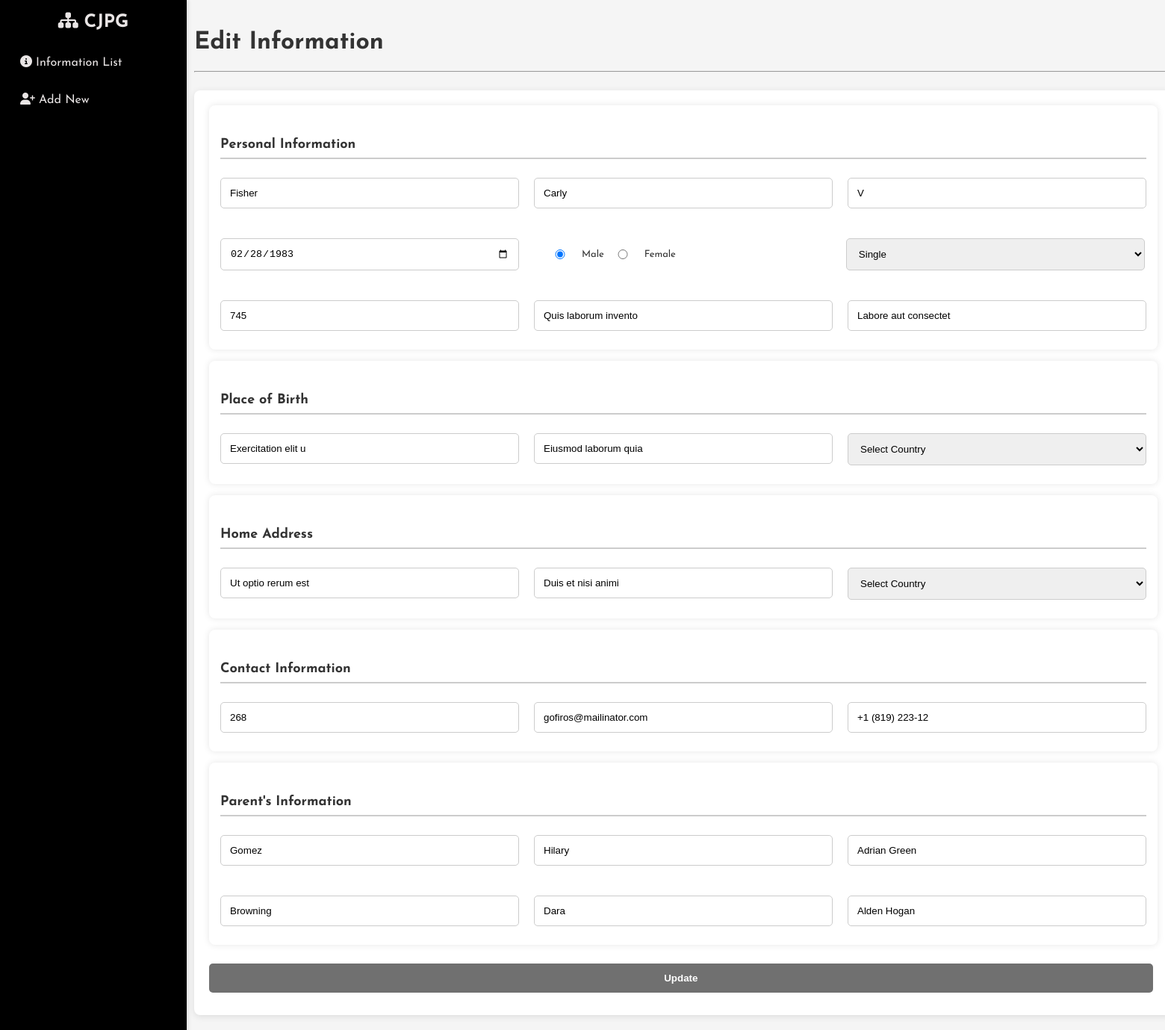
Page /edit.php?id=2 on the committed database.
### tables this page shows
CREATE TABLE `personal_data` (
  `id` int(11) NOT NULL,
  `last_name` varchar(50) DEFAULT NULL,
  `first_name` varchar(50) DEFAULT NULL,
  `middle_initial` char(1) DEFAULT NULL,
  `date_of_birth` date DEFAULT NULL,
  `gender` enum('Male','Female') DEFAULT NULL,
  `civil_status` enum('Single','Married','Widowed','Legally Separated','Others') DEFAULT NULL,
  `other_civil_status` varchar(50) DEFAULT NULL,
  `tax_identification_number` varchar(15) DEFAULT NULL,
  `nationality` varchar(50) DEFAULT NULL,
  `religion` varchar(50) DEFAULT NULL,
  `place_of_birth_rm_flr_unit` varchar(50) DEFAULT NULL,
  `place_of_birth_house_lot_blk` varchar(50) DEFAULT NULL,
  `place_of_birth_street_name` varchar(100) DEFAULT NULL,
  `place_of_birth_subdivision` varchar(100) DEFAULT NULL,
  `place_of_birth_barangay` varchar(100) DEFAULT NULL,
  `place_of_birth_city` varchar(100) DEFAULT NULL,
  `place_of_birth_province` varchar(100) DEFAULT NULL,
  `place_of_birth_country` enum('Afghanistan','Albania','Algeria','Andorra','Angola','Antigua and Barbuda','Argentina','Armenia','Australia','Austria','Azerbaijan','Bahamas','Bahrain','Bangladesh','Barbados','Belarus','Belgium','Belize','Benin','Bhutan','Bolivia','Bosnia and Herzegovina','Botswana','Brazil','Brunei','Bulgaria','Burkina Faso','Burundi','Cambodia','Cameroon','Canada','Central African Republic','Chad','Chile','China','Colombia','Comoros','Congo','Costa Rica','Côte d''Ivoire','Croatia','Cuba','Cyprus','Czech Republic','Denmark','Djibouti','Dominica','Dominican Republic','Ecuador','Egypt','El Salvador','Equatorial Guinea','Eritrea','Estonia','Ethiopia','Fiji','Finland','France','Gabon','Gambia','Georgia','Germany','Ghana','Greece','Grenada','Guatemala','Guinea','Guinea-Bissau','Guyana','Haiti','Honduras','Hungary','Iceland','India','Indonesia','Iran','Iraq','Ireland','Israel','Italy','Jamaica','Japan','Jordan','Kazakhstan','Kenya','Kiribati','North Korea','South Korea','Kosovo','Kuwait','Kyrgyzstan','Laos','Latvia','Lebanon','Lesotho','Liberia','Libya','Lithuania','Luxembourg','Macedonia','Madagascar','Malawi','Malaysia','Maldives','Mali','Malta','Marshall Islands','Mauritania','Mauritius','Mexico','Micronesia','Moldova','Monaco','Mongolia','Montenegro','Morocco','Mozambique','Myanmar','Namibia','Nauru','Nepal','Netherlands','New Zealand','Nicaragua','Niger','Nigeria','Norway','Oman','Pakistan','Palau','Panama','Papua New Guinea','Paraguay','Peru','Philippines','Poland','Portugal','Qatar','Romania','Russia','Rwanda','Saint Kitts and Nevis','Saint Lucia','Saint Vincent and the Grenadines','Samoa','San Marino','Sao Tome and Principe','Saudi Arabia','Senegal','Serbia','Seychelles','Sierra Leone','Singapore','Sint Maarten','Slovakia','Slovenia','Solomon Islands','Somalia','South Africa','South Sudan','Spain','Sri Lanka','Sudan','Suriname','Swaziland','Sweden','Switzerland','Syria','Tajikistan','Tanzania','Thailand','Timor-Leste','Togo','Tonga','Trinidad and Tobago','Tunisia','Turkey','Turkmenistan','Tuvalu','Uganda','Ukraine','United Arab Emirates','United Kingdom','United States','Uruguay','Uzbekistan','Vanuatu','Vatican City','Venezuela','Vietnam','Yemen','Zambia','Zimbabwe') DEFAULT NULL,
  `place_of_birth_zip_code` varchar(10) DEFAULT NULL,
  `home_address_rm_flr_unit` varchar(50) DEFAULT NULL,
  `home_address_house_lot_blk` varchar(50) DEFAULT NULL,
  `home_address_street_name` varchar(100) DEFAULT NULL,
  `home_address_subdivision` varchar(100) DEFAULT NULL,
  `home_address_barangay` varchar(100) DEFAULT NULL,
  `home_address_city` varchar(100) DEFAULT NULL,
  `home_address_province` varchar(100) DEFAULT NULL,
  `home_address_country` enum('Afghanistan','Albania','Algeria','Andorra','Angola','Antigua and Barbuda','Argentina','Armenia','Australia','Austria','Azerbaijan','Bahamas','Bahrain','Bangladesh','Barbados','Belarus','Belgium','Belize','Benin','Bhutan','Bolivia','Bosnia and Herzegovina','Botswana','Brazil','Brunei','Bulgaria','Burkina Faso','Burundi','Cambodia','Cameroon','Canada','Central African Republic','Chad','Chile','China','Colombia','Comoros','Congo','Costa Rica','Côte d''Ivoire','Croatia','Cuba','Cyprus','Czech Republic','Denmark','Djibouti','Dominica','Dominican Republic','Ecuador','Egypt','El Salvador','Equatorial Guinea','Eritrea','Estonia','Ethiopia','Fiji','Finland','France','Gabon','Gambia','Georgia','Germany','Ghana','Greece','Grenada','Guatemala','Guinea','Guinea-Bissau','Guyana','Haiti','Honduras','Hungary','Iceland','India','Indonesia','Iran','Iraq','Ireland','Israel','Italy','Jamaica','Japan','Jordan','Kazakhstan','Kenya','Kiribati','North Korea','South Korea','Kosovo','Kuwait','Kyrgyzstan','Laos','Latvia','Lebanon','Lesotho','Liberia','Libya','Lithuania','Luxembourg','Macedonia','Madagascar','Malawi','Malaysia','Maldives','Mali','Malta','Marshall Islands','Mauritania','Mauritius','Mexico','Micronesia','Moldova','Monaco','Mongolia','Montenegro','Morocco','Mozambique','Myanmar','Namibia','Nauru','Nepal','Netherlands','New Zealand','Nicaragua','Niger','Nigeria','Norway','Oman','Pakistan','Palau','Panama','Papua New Guinea','Paraguay','Peru','Philippines','Poland','Portugal','Qatar','Romania','Russia','Rwanda','Saint Kitts and Nevis','Saint Lucia','Saint Vincent and the Grenadines','Samoa','San Marino','Sao Tome and Principe','Saudi Arabia','Senegal','Serbia','Seychelles','Sierra Leone','Singapore','Sint Maarten','Slovakia','Slovenia','Solomon Islands','Somalia','South Africa','South Sudan','Spain','Sri Lanka','Sudan','Suriname','Swaziland','Sweden','Switzerland','Syria','Tajikistan','Tanzania','Thailand','Timor-Leste','Togo','Tonga','Trinidad and Tobago','Tunisia','Turkey','Turkmenistan','Tuvalu','Uganda','Ukraine','United Arab Emirates','United Kingdom','United States','Uruguay','Uzbekistan','Vanuatu','Vatican City','Venezuela','Vietnam','Yemen','Zambia','Zimbabwe') DEFAULT NULL,
  `home_address_zip_code` varchar(10) DEFAULT NULL,
  `mobile_number` varchar(15) DEFAULT NULL,
  `email_address` varchar(100) DEFAULT NULL,
  `telephone_number` varchar(15) DEFAULT NULL,
  `father_last_name` varchar(50) DEFAULT NULL,
  `father_first_name` varchar(50) DEFAULT NULL,
  `father_middle_name` varchar(50) DEFAULT NULL,
  `mother_last_name` varchar(50) DEFAULT NULL,
  `mother_first_name` varchar(50) DEFAULT NULL,
  `mother_middle_name` varchar(50) DEFAULT NULL
);

### controllers/UserController.php (called while the page is built, shortened)
<?php
require_once '../models/User.php';
class UserController {
    private $userModel;
    public function __construct($db) {
        $this->userModel = new User($db);
    }
    public function viewUser($id) {
        return $this->userModel->getById($id);
    }
}
?>

### models/User.php (called while the page is built, shortened)
<?php
class User {
    private $conn;
    public function __construct($db) {
        $this->conn = $db;
    }
    public function getById($id) {
        $sql = "SELECT * FROM personal_data WHERE id=?";
        $stmt = $this->conn->prepare($sql);
        $stmt->bind_param("i", $id);
        $stmt->execute();
        $user = $stmt->get_result()->fetch_assoc();
        if ($user) {
            $user['age'] = $this->calculateAge($user['date_of_birth']);
        }
        return $user;
    }
    private function calculateAge($dateOfBirth) {
        $dob = new DateTime($dateOfBirth);
        $today = new DateTime();
        return $today->diff($dob)->y;
    }
}
?>

### public/edit.php (the view, shortened to what this page needs)
<?php
require '../config/conf.php';
require '../controllers/UserController.php';
$userController = new UserController($conn);
if (isset($_GET['id'])) {
    $user = $userController->viewUser  ($_GET['id']);
}
$data = $user;
function country_dropdown($name, $selected = null) {
    $countries = [
        "USA" => "United States",
        "Canada" => "Canada",
        "UK" => "United Kingdom",
        "Australia" => "Australia",
    ];
    $html = "<select name='{$name}' required>";
    $html .= "<option value=''>Select Country</option>";
    foreach ($countries as $code => $country) {
        $isSelected = ($code === $selected) ? "selected" : "";
        $html .= "<option value='{$code}' {$isSelected}>{$country}</option>";
    }
    $html .= "</select>";
    return $html;
}
?>
<!DOCTYPE html>
<html lang="en">
<head>
    <link rel="stylesheet" href="styles.css">
    <link rel="stylesheet" href="https://cdnjs.cloudflare.com/ajax/libs/font-awesome/6.7.2/css/all.min.css" />
</head>
<body>
    <div class="sidebar">
        <h2><i class="fa-solid fa-sitemap"></i>  CJPG</h2>
        <a href="index.php"><i class="fa-solid fa-circle-info"></i> Information  List</a>
        <a href="form.php"><i class="fa-solid fa-user-plus"></i> Add New</a>
    </div>
    <div class="content">
        <h1>Edit Information</h1>
        <hr>
        <br>
        <form method="POST" action="edit.php?id=<?php echo $user['id']; ?>">
            <div class="info-container">
                <h2 class="section-title">Personal Information</h2>
                <div class="info-grid">
                    <div class="info-row">
                        <div>
                            <input type="text" name="last_name" value="<?php echo htmlspecialchars($data['last_name']); ?>" placeholder="Last Name" >
                        </div>
                        <div>
                            <input type="text" name="first_name" value="<?php echo htmlspecialchars($data['first_name']); ?>" placeholder="First Name" >
                        </div>
                        <div>
                            <input type="text" name="middle_initial" value="<?php echo htmlspecialchars($data['middle_initial']); ?>" placeholder="Middle Initial" >
                        </div>
                    </div>
                    <div class="info-row">
                        <div>
                            <input type="date" name="date_of_birth" value="<?php echo htmlspecialchars($data['date_of_birth']); ?>" >
                        </div>
                        <div class="gender-selection">
                            <label for="gender_male" class="gender_male">
                                <input type="radio" name="gender" value="Male" id="gender_male"  <?php echo (isset($data['gender']) && $data['gender'] === 'Male') ? 'checked' : ''; ?>>
                                <p>Male</p>
                            </label>
                            <label for="gender_female" class="gender_female">
                                <input type="radio" name="gender" value="Female" id="gender_female"  <?php echo (isset($data['gender']) && $data['gender'] === 'Female') ? 'checked' : ''; ?>>
                                <p>Female</p>
                            </label>
                        </div>
                        <div>
                            <select name="civil_status" id="civil_status" >
                                <option value="Single" <?php echo (isset($data['civil_status']) && $data['civil_status'] === 'Single') ? 'selected' : ''; ?>>Single</option>
                            </select>
                        </div>
                    </div>
                    <div class="info-row">
                        <div>
                            <input type="text" name="tax_identification_number" value="<?php echo htmlspecialchars($data['tax_identification_number']); ?>" placeholder="Tax Identification Number" >
                        </div>
                        <div>
                            <input type="text" name="nationality" value="<?php echo htmlspecialchars($data['nationality']); ?>" placeholder="Nationality" >
                        </div>
                        <div>
                            <input type="text" name="religion" value="<?php echo htmlspecialchars($data['religion']); ?>" placeholder="Religion" >
                        </div>
                    </div>
                </div>
            </div>
            <div class="info-container">
                <h2 class="section-title">Place of Birth</h2>
                <div class="info-grid">
                    <div class="info-row">
                        <div>
                            <input type="text" name="place_of_birth_city" value="<?php echo htmlspecialchars($data['place_of_birth_city']); ?>" placeholder="City of Birth" >
                        </div>
                        <div>
                            <input type="text" name="place_of_birth_province" value="<?php echo htmlspecialchars($data['place_of_birth_province']); ?>" placeholder="Province of Birth" >
                        </div>
                        <div>
                            <?php echo country_dropdown('place_of_birth_country', $data['place_of_birth_country']); ?>
                        </div>
                    </div>
                </div>
            </div>
            <div class="info-container">
                <h2 class="section-title">Home Address</h2>
                <div class="info-grid">
                    <div class="info-row">
                        <div>
                            <input type="text" name="home_address_city" value="<?php echo htmlspecialchars($data['home_address_city']); ?>" placeholder="Home Address - City" >
                        </div>
                        <div>
                            <input type="text" name="home_address_province" value="<?php echo htmlspecialchars($data['home_address_province']); ?>" placeholder="Home Address - Province" >
                        </div>
                        <div>
                            <?php echo country_dropdown('home_address_country', $data['home_address_country']); ?>
                        </div>
                    </div>
                </div>
            </div>
            <div class="info-container">
                <h2 class="section-title">Contact Information</h2>
                <div class="info-grid">
                    <div class="info-row">
                        <div>
                            <input type="text" name="mobile_number" value="<?php echo htmlspecialchars($data['mobile_number']); ?>" placeholder="Mobile Number" >
                        </div>
                        <div>
                            <input type="email" name="email_address" value="<?php echo htmlspecialchars($data['email_address']); ?>" placeholder="Email Address" >
                        </div>
                        <div>
                            <input type="text" name="telephone_number" value="<?php echo htmlspecialchars($data['telephone_number']); ?>" placeholder="Telephone Number">
                        </div>
                    </div>
                </div>
            </div>
            <div class="info-container">
                <h2 class="section-title">Parent's Information</h2>
                <div class="info-grid">
                    <div class="info-row">
                        <div>
                            <input type="text" name="father_last_name" value="<?php echo htmlspecialchars($data['father_last_name']); ?>" placeholder="Father's Last Name" >
                        </div>
                        <div>
                            <input type="text" name="father_first_name" value="<?php echo htmlspecialchars($data['father_first_name']); ?>" placeholder="Father's First Name" >
                        </div>
                        <div>
                            <input type="text" name="father_middle_name" value="<?php echo htmlspecialchars($data['father_middle_name']); ?>" placeholder="Father's Middle Name">
                        </div>
                    </div>
                    <div class="info-row">
                        <div>
                            <input type="text" name="mother_last_name" value="<?php echo htmlspecialchars($data['mother_last_name']); ?>" placeholder="Mother's Last Name" >
                        </div>
                        <div>
                            <input type="text" name="mother_first_name" value="<?php echo htmlspecialchars($data['mother_first_name']); ?>" placeholder="Mother's First Name" >
                        </div>
                        <div>
                            <input type="text" name="mother_middle_name" value="<?php echo htmlspecialchars($data['mother_middle_name']); ?>" placeholder="Mother's Middle Name">
                        </div>
                    </div>
                </div>
            </div>
            <button type="submit">Update</button>
        </form>
    </div>
</body>
</html>

### rows in the picture
personal_data: last_name "Fisher", first_name "Carly", middle_initial "V", date_of_birth "02/28/1983", gender "☑ Male", gender "☐ Female", civil_status "Single", tax_identification_number "745", nationality "Quis laborum invento", religion "Labore aut consectet", place_of_birth_city "Exercitation elit u", place_of_birth_province "Eiusmod laborum quia", home_address_city "Ut optio rerum est", home_address_province "Duis et nisi animi", mobile_number "268", email_address "gofiros@mailinator.com", telephone_number "+1 (819) 223-12", father_last_name "Gomez", father_first_name "Hilary", father_middle_name "Adrian Green", mother_last_name "Browning", mother_first_name "Dara", mother_middle_name "Alden Hogan"
